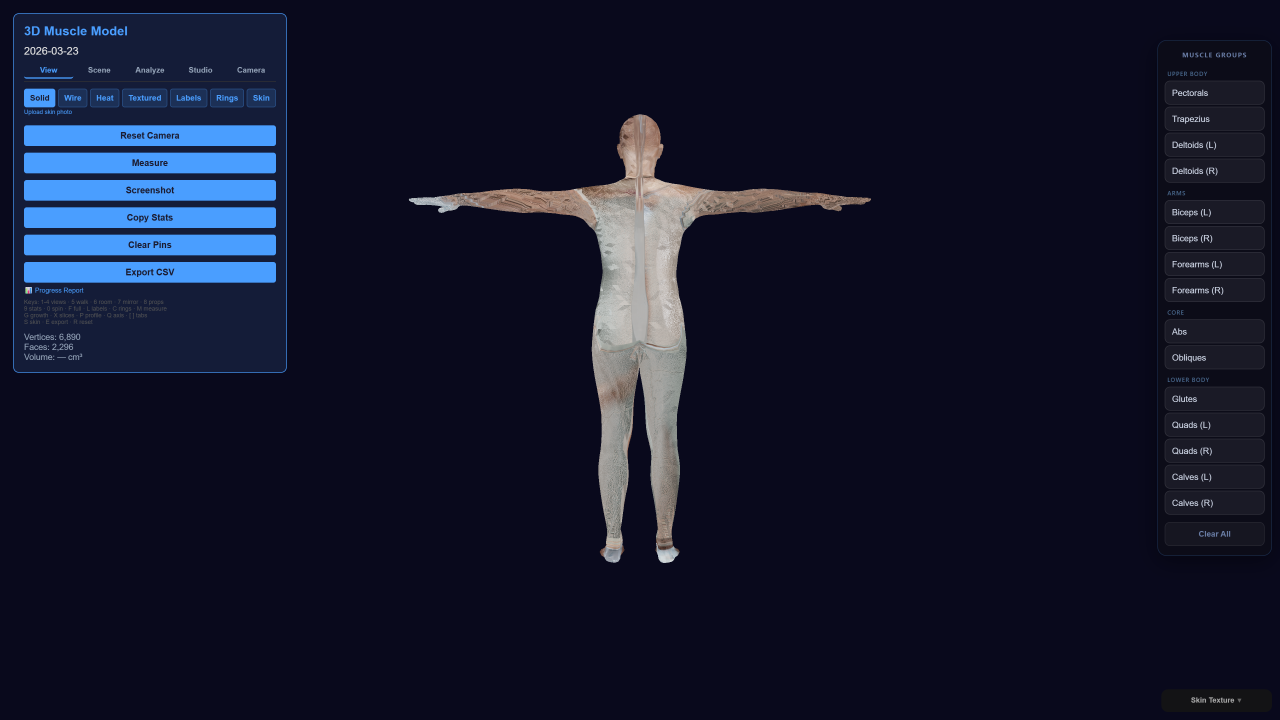
#> input picture captures/audit_reset_test.png, 3840 x 2160 px (shown at 1/3 size)
$ python -i texture_projector.py   (imports and definitions only)
#> lines starting #> are read from the running program, lines starting #| are printed output that depends on the picture
#> further down, picture is the input picture: shape (2160, 3840, 3); mean B, G, R 43.6, 22.7, 19.4
"""
texture_projector.py — Project captured photos onto 3D mesh UV atlas.

Pipeline:
  1. For each camera view (front, back, left, right):
     a. For each mesh face, check if it faces toward the camera
     b. For each visible vertex, project its 3D position to 2D image coords
     c. Sample the photo pixel at that 2D position
     d. Write the sampled colour to the texture atlas at the vertex's UV position
  2. Blend overlapping regions (multiple views covering same UV area)
  3. Return (atlas_size × atlas_size) RGB texture image
"""
import cv2
import numpy as np
import math


def _normalize_lighting(img):
    """White-balance + CLAHE on each camera view for consistent skin tone."""
    # Convert to LAB for perceptual uniformity
    lab = cv2.cvtColor(img, cv2.COLOR_BGR2LAB)
#> lab: shape (2160, 3840, 3); mean of channels 0, 1, 2 22.4, 132.1, 115.7
    l, a, b = cv2.split(lab)
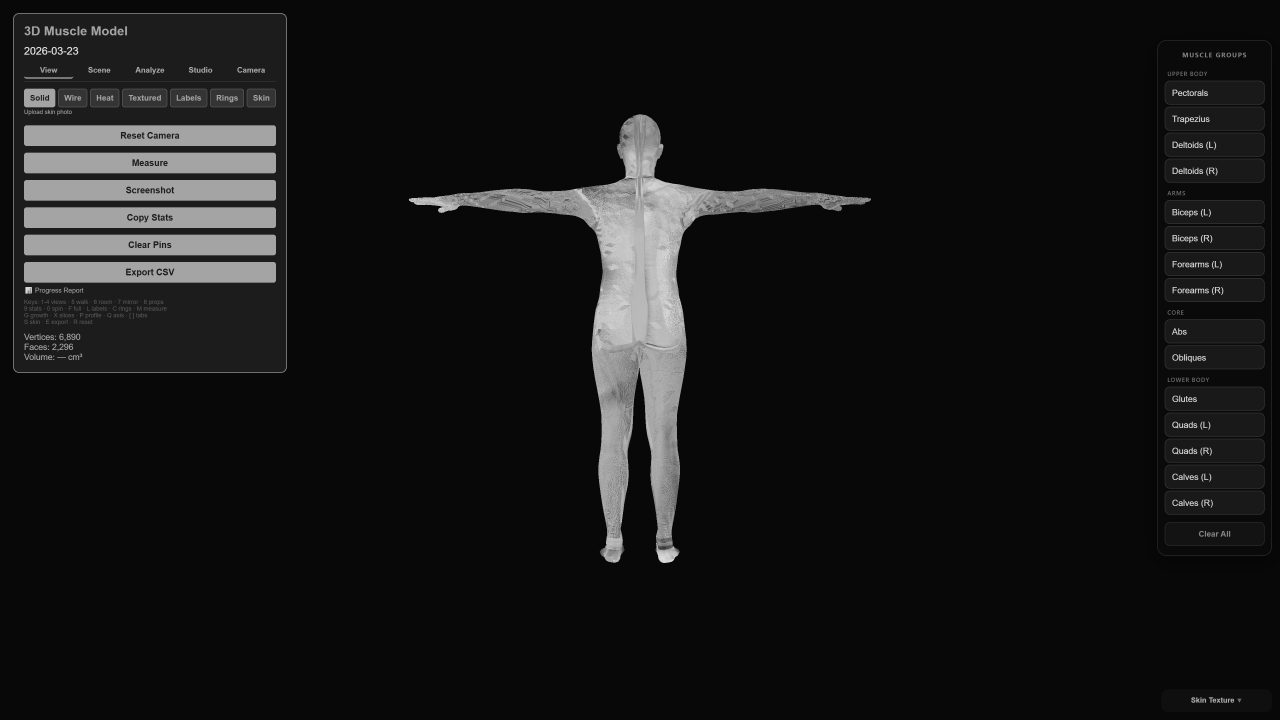
#> l: shape (2160, 3840) (shown at 1/3 size); min 6, max 247, mean 22.4
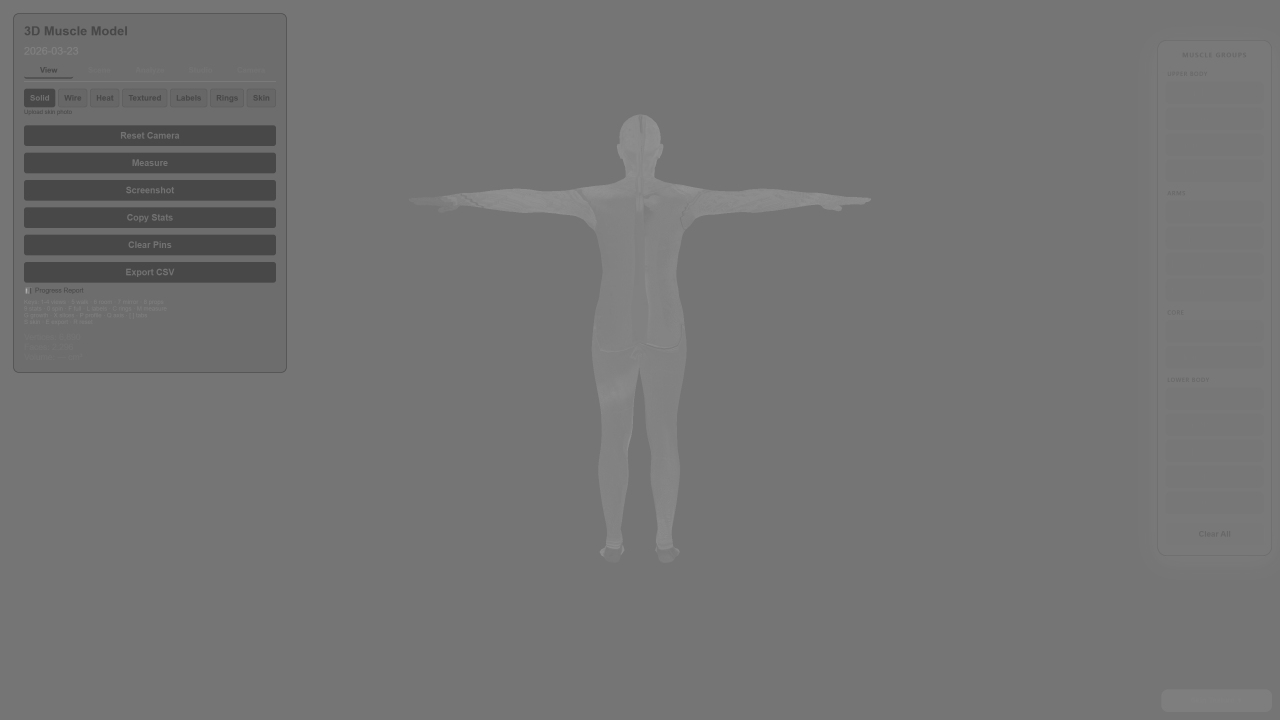
#> b: shape (2160, 3840) (shown at 1/3 size); min 72, max 186, mean 115.7

    # CLAHE on luminance only — preserves color, evens brightness
    clahe = cv2.createCLAHE(clipLimit=2.0, tileGridSize=(8, 8))
    l = clahe.apply(l)

    # Simple grey-world white balance on a/b channels
    a = cv2.add(a, int(128 - a.mean()))
    b = cv2.add(b, int(128 - b.mean()))

    return cv2.cvtColor(cv2.merge([l, a, b]), cv2.COLOR_LAB2BGR)
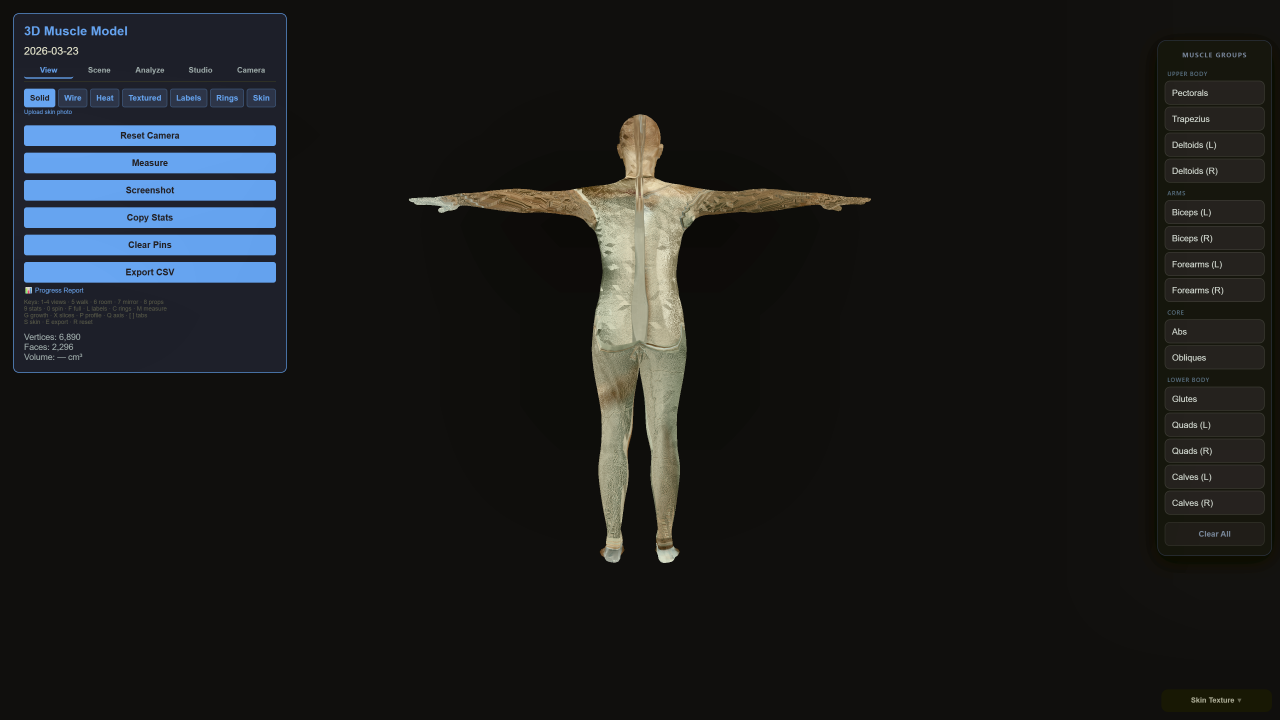
#> returned value: shape (2160, 3840, 3) (shown at 1/3 size); mean B, G, R 28.2, 28.1, 26.9


# [204 lines left out: functions project_texture, bake_splat_to_atlas, generate_ai_texture, not called in this run]

>>> import cv2
>>> picture = cv2.imread('../captures/audit_reset_test.png')
>>> result = _normalize_lighting(picture)

$ run again, on captures/a15_chrome3.png
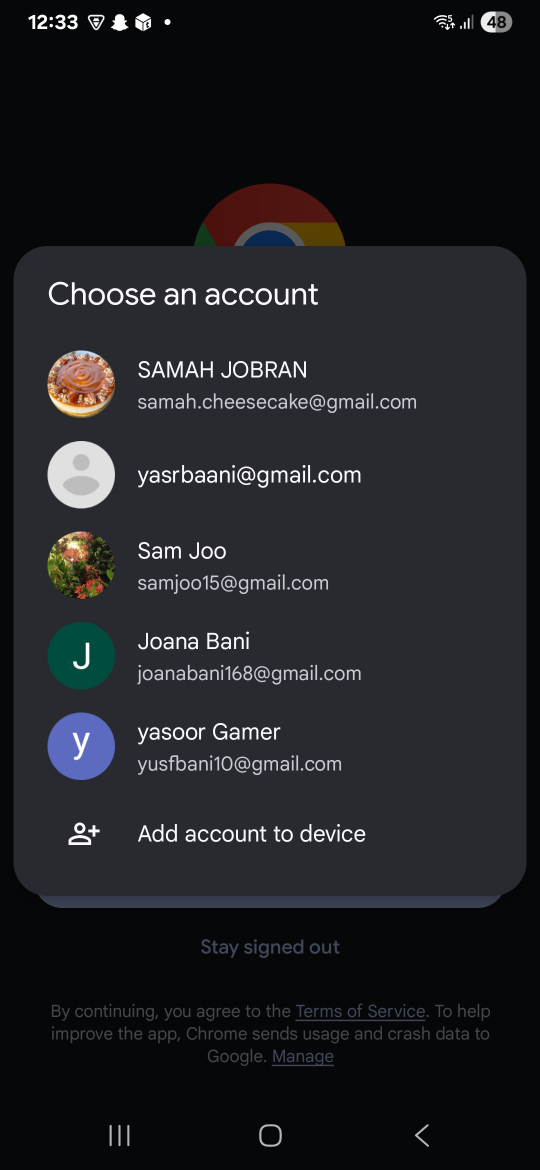
#> input picture captures/a15_chrome3.png, 1080 x 2340 px (shown at 1/2 size)
#> picture is the input picture: shape (2340, 1080, 3); mean B, G, R 35.9, 32.8, 31.6
#> lab: shape (2340, 1080, 3); mean of channels 0, 1, 2 33, 128.3, 125.7
#> in _normalize_lighting, `l, a, b = cv2.split(lab)`:
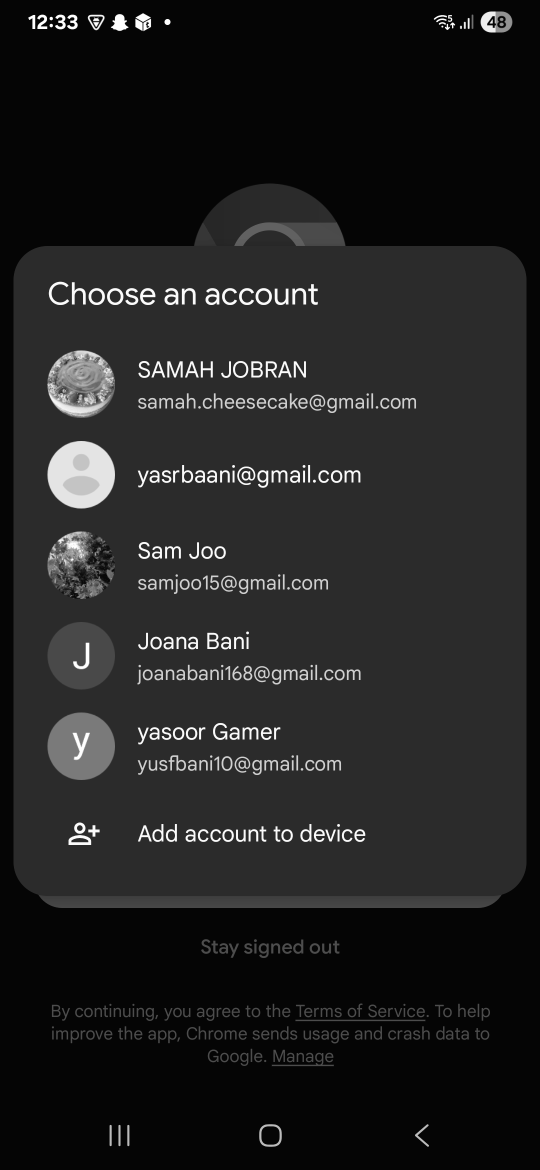
#> l: shape (2340, 1080) (shown at 1/2 size); min 5, max 255, mean 33
#> in _normalize_lighting, `l, a, b = cv2.split(lab)`:
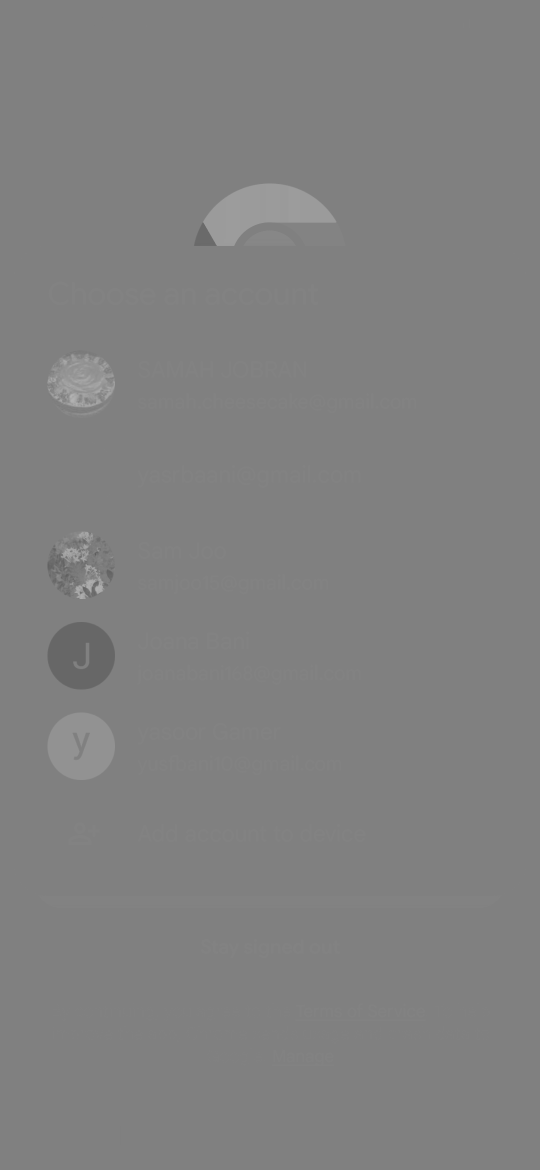
#> a: shape (2340, 1080) (shown at 1/2 size); min 89, max 180, mean 128.3
